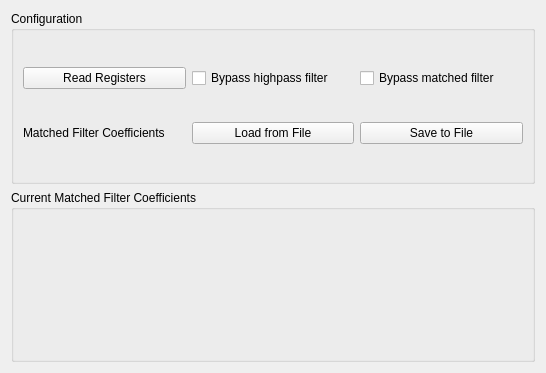
<?xml version="1.0" encoding="UTF-8"?>
<ui version="4.0">
 <class>Form</class>
 <widget class="QWidget" name="Form">
  <property name="geometry">
   <rect>
    <x>0</x>
    <y>0</y>
    <width>538</width>
    <height>373</height>
   </rect>
  </property>
  <property name="windowTitle">
   <string>Form</string>
  </property>
  <layout class="QGridLayout" name="gridLayout">
   <item row="2" column="0" colspan="2">
    <widget class="QGroupBox" name="groupBox_3">
     <property name="title">
      <string>Current Matched Filter Coefficients</string>
     </property>
     <layout class="QGridLayout" name="gridLayout_2">
      <item row="1" column="0" colspan="2">
       <widget class="QwtPlot" name="plotMatchedFilter">
        <property name="minimumSize">
         <size>
          <width>500</width>
          <height>0</height>
         </size>
        </property>
       </widget>
      </item>
     </layout>
    </widget>
   </item>
   <item row="0" column="0" colspan="2">
    <widget class="QGroupBox" name="groupBox_2">
     <property name="title">
      <string>Configuration</string>
     </property>
     <layout class="QGridLayout" name="gridLayout_3">
      <item row="0" column="1">
       <widget class="QCheckBox" name="checkBypassHPF">
        <property name="text">
         <string>Bypass highpass filter</string>
        </property>
       </widget>
      </item>
      <item row="0" column="2">
       <widget class="QCheckBox" name="checkBypassMF">
        <property name="text">
         <string>Bypass matched filter</string>
        </property>
       </widget>
      </item>
      <item row="0" column="0">
       <widget class="QPushButton" name="buttonRead">
        <property name="text">
         <string>Read Registers</string>
        </property>
       </widget>
      </item>
      <item row="1" column="2">
       <widget class="QPushButton" name="buttonSave">
        <property name="text">
         <string>Save to File</string>
        </property>
       </widget>
      </item>
      <item row="1" column="1">
       <widget class="QPushButton" name="buttonLoad">
        <property name="text">
         <string>Load from File</string>
        </property>
       </widget>
      </item>
      <item row="1" column="0">
       <widget class="QLabel" name="label">
        <property name="text">
         <string>Matched Filter Coefficients</string>
        </property>
       </widget>
      </item>
     </layout>
    </widget>
   </item>
  </layout>
 </widget>
 <customwidgets>
  <customwidget>
   <class>QwtPlot</class>
   <extends>QFrame</extends>
   <header>qwt_plot.h</header>
  </customwidget>
 </customwidgets>
 <resources/>
 <connections/>
</ui>
